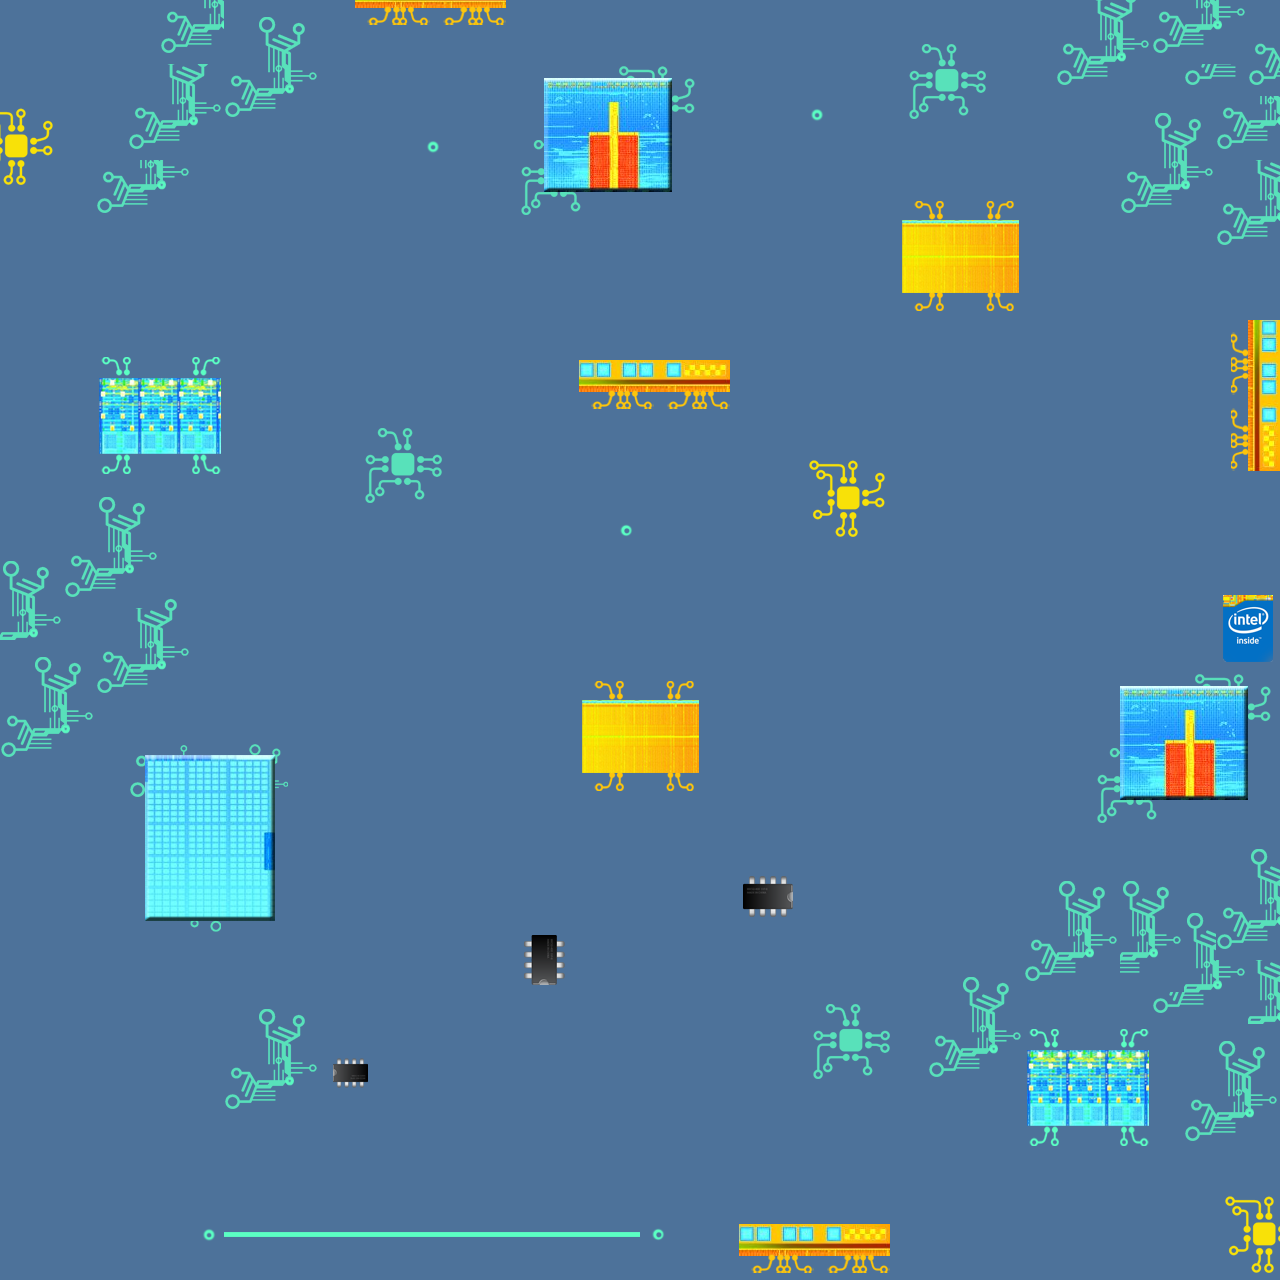

This is a level from a 2D game, rendered from its Tiled map with the project's own tilesets. A one-line summary and the map file follow, with tile-layer data summarised:
An orthogonal 40x40 tile map with 32x32 px tiles, 1 tile layer (Tile Layer 1), 3 tilesets and 6 objects (2x portal, HashValues, MysteryProgram, Sorting).

<map version="1.0" orientation="orthogonal" renderorder="right-down" width="40" height="40" tilewidth="32" tileheight="32" nextobjectid="22">
 <tileset firstgid="1" name="map3" tilewidth="32" tileheight="32">
  <image source="gfx/map3.png" width="800" height="400" />
 </tileset>
 <tileset firstgid="301" name="file-icons" tilewidth="39" tileheight="39">
  <image source="gfx/file-icons.png" width="312" height="351" />
 </tileset>
 <tileset firstgid="373" name="portal" tilewidth="78" tileheight="78">
  <image source="gfx/portal.png" width="78" height="78" />
 </tileset>
 <layer name="Tile Layer 1" width="40" height="40">
  <data>[1600 cells, 1600 non-empty, 196 distinct tile ids]</data>
 </layer>
 <objectgroup name="Object Layer 1">
  <object id="3" name="HashValues" gid="306" x="54" y="1190">
   <properties>
    <property name="description" value="These hash values can be used to enter locked files." />
   </properties>
  </object>
  <object id="4" name="MysteryProgram" gid="305" x="1141" y="88">
   <properties>
    <property name="description" value="This is a mistery program. Try it!" />
   </properties>
  </object>
  <object id="5" name="Sorting" gid="303" x="40" y="49">
   <properties>
    <property name="description" value="You have found a sorting file. It will come in handy." />
   </properties>
  </object>
  <object id="7" name="map.tmx" type="portal" gid="373" x="668" y="1219" />
  <object id="14" name="map3.tmx" type="portal" gid="373" x="1102" y="518" />
  <object id="20" gid="248" x="422" y="1207">
   <properties>
    <property name="playerspawn" value="" />
   </properties>
  </object>
 </objectgroup>
</map>
